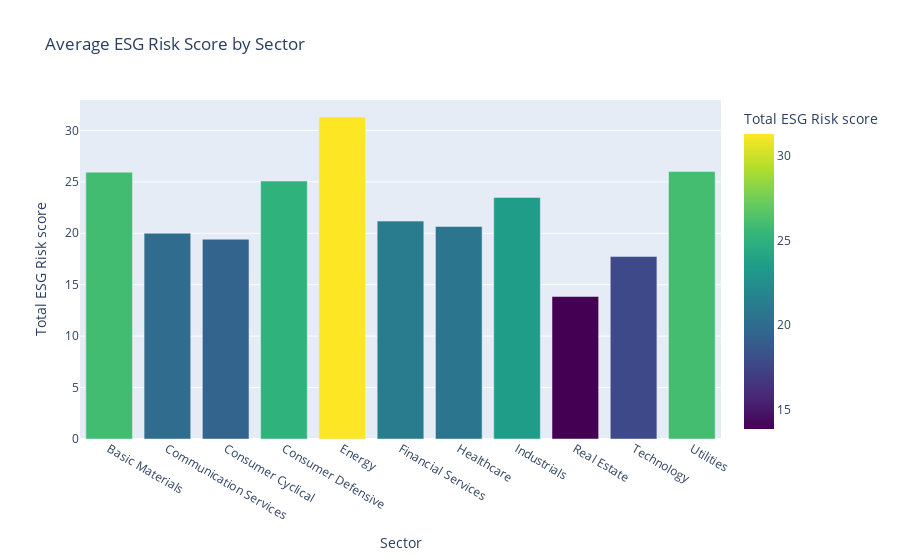

Notebook source saved alongside this figure:
### Code cell
# 3. Average ESG risk by sector (interactive)
metric = 'Total ESG Risk score'
fig = px.bar(
    df.groupby('Sector')[metric].mean().reset_index(),
    x='Sector', y=metric, color=metric,
    title='Average ESG Risk Score by Sector',
    color_continuous_scale='viridis'
)
fig.show()

### Figure 1 — Plotly figure (JSON) as saved in the notebook; plotly's stock layout.template omitted (floating-point values rounded to 4 significant figures)
{"data": [{"hovertemplate": "Sector=%{x}<br>Total ESG Risk score=%{marker.color}<extra></extra>", "legendgroup": "", "marker": {"color": [25.94, 20.01, 19.42, 25.08, 31.31, 21.18, 20.66, 23.49, 13.86, 17.74, 26.0], "coloraxis": "coloraxis", "pattern": {"shape": ""}}, "name": "", "orientation": "v", "showlegend": false, "textposition": "auto", "type": "bar", "x": ["Basic Materials", "Communication Services", "Consumer Cyclical", "Consumer Defensive", "Energy", "Financial Services", "Healthcare", "Industrials", "Real Estate", "Technology", "Utilities"], "xaxis": "x", "y": [25.94, 20.01, 19.42, 25.08, 31.31, 21.18, 20.66, 23.49, 13.86, 17.74, 26.0], "yaxis": "y"}], "layout": {"barmode": "relative", "coloraxis": {"colorbar": {"title": {"text": "Total ESG Risk score"}}, "colorscale": [[0, "#440154"], [0.1111, "#482878"], [0.2222, "#3e4989"], [0.3333, "#31688e"], [0.4444, "#26828e"], [0.5556, "#1f9e89"], [0.6667, "#35b779"], [0.7778, "#6ece58"], [0.8889, "#b5de2b"], [1, "#fde725"]]}, "legend": {"tracegroupgap": 0}, "title": {"text": "Average ESG Risk Score by Sector"}, "xaxis": {"anchor": "y", "domain": [0, 1], "title": {"text": "Sector"}}, "yaxis": {"anchor": "x", "domain": [0, 1], "title": {"text": "Total ESG Risk score"}}}}
